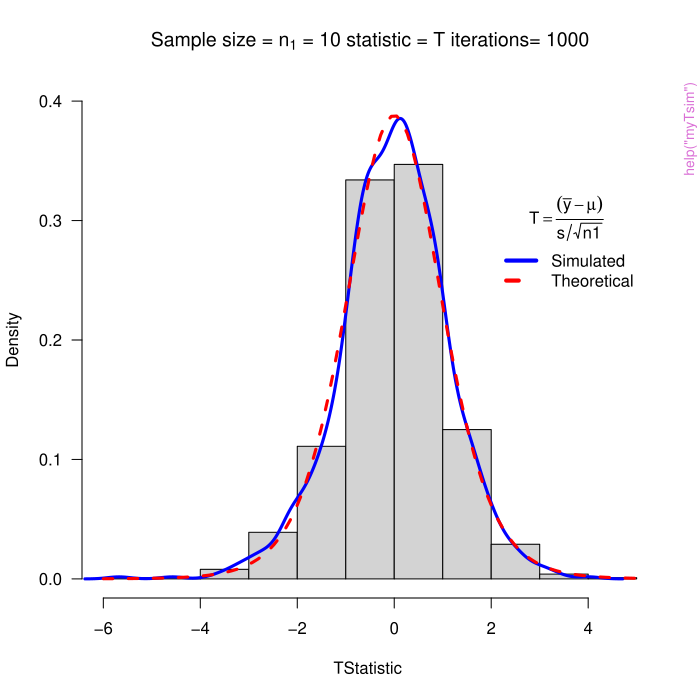

Reproduce this figure in R.
pkgname <- "Intro2R"
source(file.path(R.home("share"), "R", "examples-header.R"))
options(warn = 1)
base::assign(".ExTimings", "Intro2R-Ex.timings", pos = 'CheckExEnv')
base::cat("name\tuser\tsystem\telapsed\n", file=base::get(".ExTimings", pos = 'CheckExEnv'))
base::assign(".format_ptime",
function(x) {
  if(!is.na(x[4L])) x[1L] <- x[1L] + x[4L]
  if(!is.na(x[5L])) x[2L] <- x[2L] + x[5L]
  options(OutDec = '.')
  format(x[1L:3L], digits = 7L)
},
pos = 'CheckExEnv')

### * </HEADER>
library('Intro2R')

base::assign(".oldSearch", base::search(), pos = 'CheckExEnv')
base::assign(".old_wd", base::getwd(), pos = 'CheckExEnv')
cleanEx()
nameEx("myTsim")
### * myTsim

flush(stderr()); flush(stdout())

base::assign(".ptime", proc.time(), pos = "CheckExEnv")
### Name: myTsim
### Title: T simulation
### Aliases: myTsim

### ** Examples

myTsim()



base::assign(".dptime", (proc.time() - get(".ptime", pos = "CheckExEnv")), pos = "CheckExEnv")
base::cat("myTsim", base::get(".format_ptime", pos = 'CheckExEnv')(get(".dptime", pos = "CheckExEnv")), "\n", file=base::get(".ExTimings", pos = 'CheckExEnv'), append=TRUE, sep="\t")
cleanEx()
nameEx("mybin")
### * mybin

flush(stderr()); flush(stdout())

base::assign(".ptime", proc.time(), pos = "CheckExEnv")
### Name: mybin
### Title: Binomial Simulation
### Aliases: mybin

### ** Examples

mybin() # Use default values



base::assign(".dptime", (proc.time() - get(".ptime", pos = "CheckExEnv")), pos = "CheckExEnv")
base::cat("mybin", base::get(".format_ptime", pos = 'CheckExEnv')(get(".dptime", pos = "CheckExEnv")), "\n", file=base::get(".ExTimings", pos = 'CheckExEnv'), append=TRUE, sep="\t")
cleanEx()
nameEx("myfirstfun")
### * myfirstfun

flush(stderr()); flush(stdout())

base::assign(".ptime", proc.time(), pos = "CheckExEnv")
### Name: myfirstfun
### Title: Very first function
### Aliases: myfirstfun

### ** Examples

####### some examples ####
data <- 1:40
myfirstfun(x = data, pch=21, bg="Blue", cex = 2.4) # x data and extra options to send to plot



base::assign(".dptime", (proc.time() - get(".ptime", pos = "CheckExEnv")), pos = "CheckExEnv")
base::cat("myfirstfun", base::get(".format_ptime", pos = 'CheckExEnv')(get(".dptime", pos = "CheckExEnv")), "\n", file=base::get(".ExTimings", pos = 'CheckExEnv'), append=TRUE, sep="\t")
cleanEx()
nameEx("mymode")
### * mymode

flush(stderr()); flush(stdout())

base::assign(".ptime", proc.time(), pos = "CheckExEnv")
### Name: mymode
### Title: Function to find the mode
### Aliases: mymode

### ** Examples

## Not run: 
##D mymode(ddt$LENGTH)
## End(Not run)



base::assign(".dptime", (proc.time() - get(".ptime", pos = "CheckExEnv")), pos = "CheckExEnv")
base::cat("mymode", base::get(".format_ptime", pos = 'CheckExEnv')(get(".dptime", pos = "CheckExEnv")), "\n", file=base::get(".ExTimings", pos = 'CheckExEnv'), append=TRUE, sep="\t")
cleanEx()
nameEx("mynewf")
### * mynewf

flush(stderr()); flush(stdout())

base::assign(".ptime", proc.time(), pos = "CheckExEnv")
### Name: mynewf
### Title: Another function
### Aliases: mynewf

### ** Examples

x<-1:10;mynewf(x)



base::assign(".dptime", (proc.time() - get(".ptime", pos = "CheckExEnv")), pos = "CheckExEnv")
base::cat("mynewf", base::get(".format_ptime", pos = 'CheckExEnv')(get(".dptime", pos = "CheckExEnv")), "\n", file=base::get(".ExTimings", pos = 'CheckExEnv'), append=TRUE, sep="\t")
cleanEx()
nameEx("myreadxl")
### * myreadxl

flush(stderr()); flush(stdout())

base::assign(".ptime", proc.time(), pos = "CheckExEnv")
### Name: myreadxl
### Title: Read all xl files
### Aliases: myreadxl

### ** Examples

## Not run: 
##D v<-myreadxl()
## End(Not run)



base::assign(".dptime", (proc.time() - get(".ptime", pos = "CheckExEnv")), pos = "CheckExEnv")
base::cat("myreadxl", base::get(".format_ptime", pos = 'CheckExEnv')(get(".dptime", pos = "CheckExEnv")), "\n", file=base::get(".ExTimings", pos = 'CheckExEnv'), append=TRUE, sep="\t")
cleanEx()
nameEx("myttest")
### * myttest

flush(stderr()); flush(stdout())

base::assign(".ptime", proc.time(), pos = "CheckExEnv")
### Name: myttest
### Title: A constructor function for t tests
### Aliases: myttest
### Keywords: NHST t.test testing ttest

### ** Examples

myttest(x=rnorm(30,10,12), y=rnorm(40, 7, 10))



base::assign(".dptime", (proc.time() - get(".ptime", pos = "CheckExEnv")), pos = "CheckExEnv")
base::cat("myttest", base::get(".format_ptime", pos = 'CheckExEnv')(get(".dptime", pos = "CheckExEnv")), "\n", file=base::get(".ExTimings", pos = 'CheckExEnv'), append=TRUE, sep="\t")
cleanEx()
nameEx("plot.mytt")
### * plot.mytt

flush(stderr()); flush(stdout())

base::assign(".ptime", proc.time(), pos = "CheckExEnv")
### Name: plot.mytt
### Title: Method for plotting class mytt
### Aliases: plot.mytt

### ** Examples

l<-myttest(x=rnorm(30), y=rnorm(40,0.5));plot(l)



base::assign(".dptime", (proc.time() - get(".ptime", pos = "CheckExEnv")), pos = "CheckExEnv")
base::cat("plot.mytt", base::get(".format_ptime", pos = 'CheckExEnv')(get(".dptime", pos = "CheckExEnv")), "\n", file=base::get(".ExTimings", pos = 'CheckExEnv'), append=TRUE, sep="\t")
cleanEx()
nameEx("rmdfile")
### * rmdfile

flush(stderr()); flush(stdout())

base::assign(".ptime", proc.time(), pos = "CheckExEnv")
### Name: rmdfile
### Title: Link and file location
### Aliases: rmdfile

### ** Examples

## Not run: 
##D `r rmdfile("Lab2 exemplar code","Lab2.R", "Lab2")`
## End(Not run)



base::assign(".dptime", (proc.time() - get(".ptime", pos = "CheckExEnv")), pos = "CheckExEnv")
base::cat("rmdfile", base::get(".format_ptime", pos = 'CheckExEnv')(get(".dptime", pos = "CheckExEnv")), "\n", file=base::get(".ExTimings", pos = 'CheckExEnv'), append=TRUE, sep="\t")
cleanEx()
nameEx("rmdfiles")
### * rmdfiles

flush(stderr()); flush(stdout())

base::assign(".ptime", proc.time(), pos = "CheckExEnv")
### Name: rmdfiles
### Title: Links to files in directory
### Aliases: rmdfiles

### ** Examples

## Not run: 
##D `r rmdfiles(rootf="Lab2")`
## End(Not run)



base::assign(".dptime", (proc.time() - get(".ptime", pos = "CheckExEnv")), pos = "CheckExEnv")
base::cat("rmdfiles", base::get(".format_ptime", pos = 'CheckExEnv')(get(".dptime", pos = "CheckExEnv")), "\n", file=base::get(".ExTimings", pos = 'CheckExEnv'), append=TRUE, sep="\t")
cleanEx()
nameEx("shinyplots")
### * shinyplots

flush(stderr()); flush(stdout())

base::assign(".ptime", proc.time(), pos = "CheckExEnv")
### Name: shinyplots
### Title: Dynamic plots using shiny
### Aliases: shinyplots

### ** Examples

## Not run:  shinyplots()



base::assign(".dptime", (proc.time() - get(".ptime", pos = "CheckExEnv")), pos = "CheckExEnv")
base::cat("shinyplots", base::get(".format_ptime", pos = 'CheckExEnv')(get(".dptime", pos = "CheckExEnv")), "\n", file=base::get(".ExTimings", pos = 'CheckExEnv'), append=TRUE, sep="\t")
### * <FOOTER>
###
cleanEx()
options(digits = 7L)
base::cat("Time elapsed: ", proc.time() - base::get("ptime", pos = 'CheckExEnv'),"\n")
grDevices::dev.off()
###
### Local variables: ***
### mode: outline-minor ***
### outline-regexp: "\\(> \\)?### [*]+" ***
### End: ***
quit('no')
